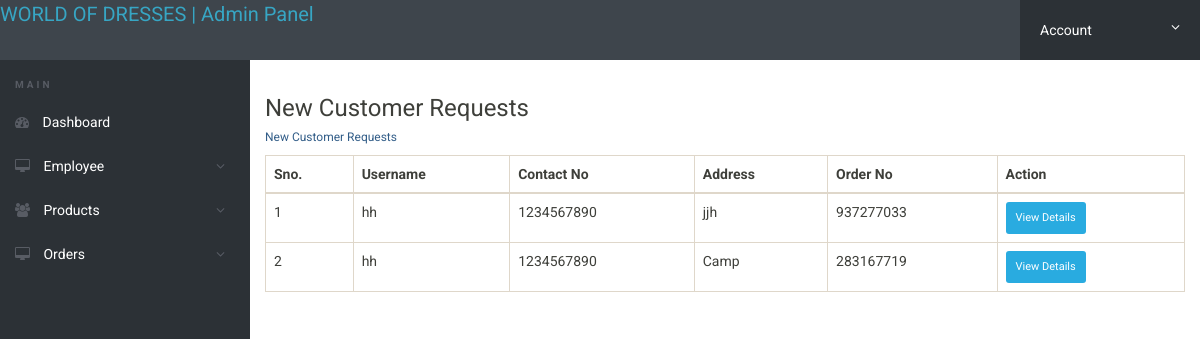
/admin/new-cust.php, run on an earlier commit of the app's database.
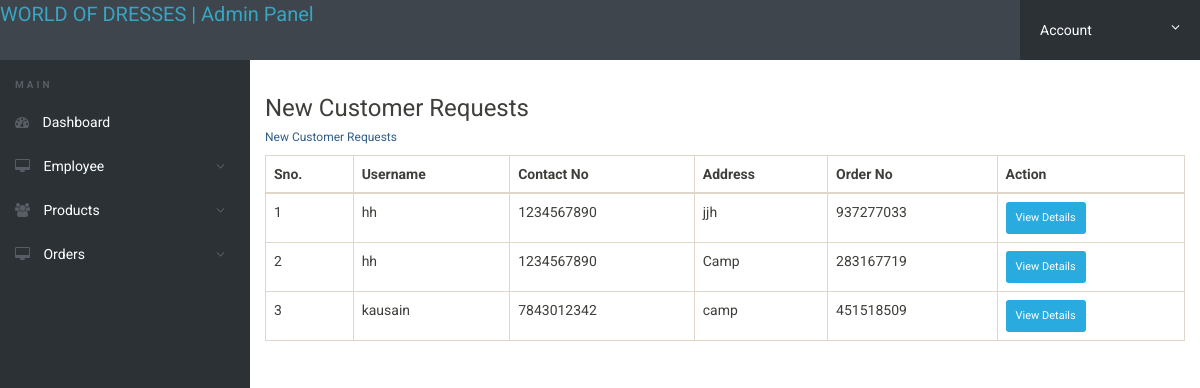
And on a later commit of the database.
### tables this page shows
CREATE TABLE `user_order` (
  `id` int(11) NOT NULL,
  `username` varchar(50) NOT NULL,
  `contact_no` varchar(50) NOT NULL,
  `address` varchar(255) NOT NULL,
  `order_no` varchar(100) NOT NULL,
  `created` timestamp NOT NULL DEFAULT current_timestamp() ON UPDATE current_timestamp()
);

### admin/new-cust.php (the view, shortened to what this page needs)
<?php session_start();
$con = mysqli_connect("localhost", "root", "", "project");
?>
<!DOCTYPE html>
<html lang="en">
<head>
    <link rel="stylesheet" href="css/font-awesome.min.css">
    <link rel="stylesheet" href="css/bootstrap.min.css">
    <link rel="stylesheet" href="css/dataTables.bootstrap.min.css">
    <link rel="stylesheet" href="css/bootstrap-social.css">
    <link rel="stylesheet" href="css/bootstrap-select.css">
    <link rel="stylesheet" href="css/fileinput.min.css">
    <link rel="stylesheet" href="css/awesome-bootstrap-checkbox.css">
    <link rel="stylesheet" href="css/style.css">
</head>
<body>
    <?php include('includes/header.php');
    ?>
    <div class="ts-main-content">
        <?php include('includes/leftbar.php'); ?>
        <div class="content-wrapper">
            <div class="container-fluid">
                <div class="row">
                    <div class="col-md-12">
                        <h1 class="h3 mb-2 text-gray-800">New Customer Requests</h1>
                        <div class="card shadow mb-4">
                            <div class="card-header py-3">
                                <h6 class="m-0 font-weight-bold text-primary">New Customer Requests</h6>
                            </div>
                            <div class="card-body">
                                <div class="table-responsive">
                                    <form name="assignto" method="post">
                                        <table class="table table-bordered" id="dataTable" width="100%" cellspacing="0">
                                            <thead>
                                                <tr>
                                                    <th>Sno.</th>
                                                    <th>Username</th>
                                                    <th>Contact No</th>
                                                    <th>Address</th>
                                                    <th>Order No</th>
                                                    <th>Action</th>
                                                </tr>
                                            </thead>
                                            <tbody>
                                                <?php $query = mysqli_query($con, "select user_order.username,user_order.contact_no,user_order.address,user_order.order_no,user_order.id as testid from user_order");
                                                $cnt = 1;
                                                while ($row = mysqli_fetch_array($query)) {
                                                ?>
                                                    <tr>
                                                        <td><?php echo $cnt; ?></td>
                                                        <td><?php echo $row['username']; ?></td>
                                                        <td><?php echo $row['contact_no']; ?></td>
                                                        <td><?php echo $row['address']; ?></td>
                                                        <td><?php echo $row['order_no']; ?></td>
                                                        <td>
                                                            <a href="new_order_details.php?tid=<?php echo $row['testid']; ?>&&oid=<?php echo $row['order_no']; ?>" class="btn btn-info btn-sm">View Details</a>
                                                        </td>
                                                    </tr>
                                                <?php $cnt++;
                                                } ?>
                                            </tbody>
                                        </table>
                                    </form>
                                </div>
                            </div>
                        </div>
                    </div>
                </div>
</body>
</html>

What changed in the data, as far as the page shows it:
added user_order: username "kausain", contact_no "7843012342", address "camp", order_no "451518509"
